Frame 1 (no input): blank canvas, image omitted
Frame 60 (the mouse pressed at the canvas centre just before this capture): blank canvas, image omitted
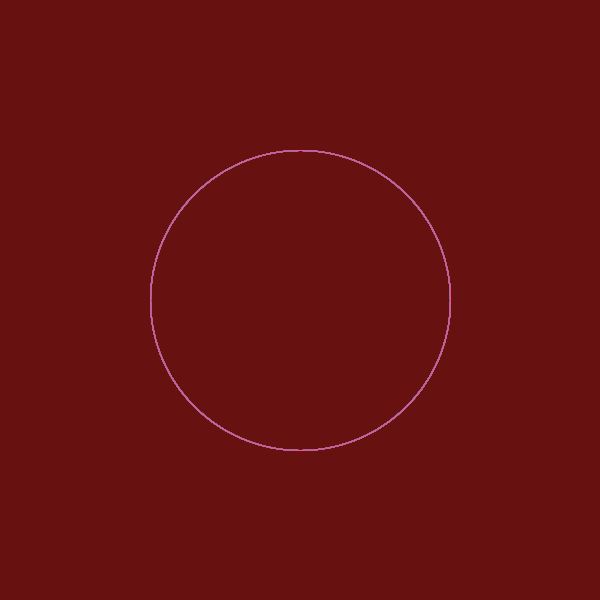
Frame 120 (the mouse held since frame 60 and released just before this capture)

The Processing sketch whose frames 1 and 60 were blank and that drew this single picture after the mouse press (run headless with seeded random() and noise(); from frame 60 on, the mouse is pressed at the canvas centre):

// Processing sketch: processing_122204
// ── processing_122204.pde

void setup() {
  size(600, 600);
 
  background(#671111);
  noFill();
}
 
void draw() {

stroke((mouseX - 255), (mouseY * 255), ((mouseX * mouseY) - 255));
  stroke  (random (255), random (255), random (255));
ellipse((width-300)+ (width-300-mouseY), (height-300)- (width-300-mouseY), (width-300)- (width-300-mouseY), (height-300)+ (width-300-mouseY));
 
 

 
 stroke (random (255), random (255), random (255));
ellipse((width-300)+ (width-300-mouseY), (height-300)+(width-300-mouseY), (width-300)- (width-300-mouseY), (height-300)+(width-300-mouseY));
stroke (#2015C1);

}
